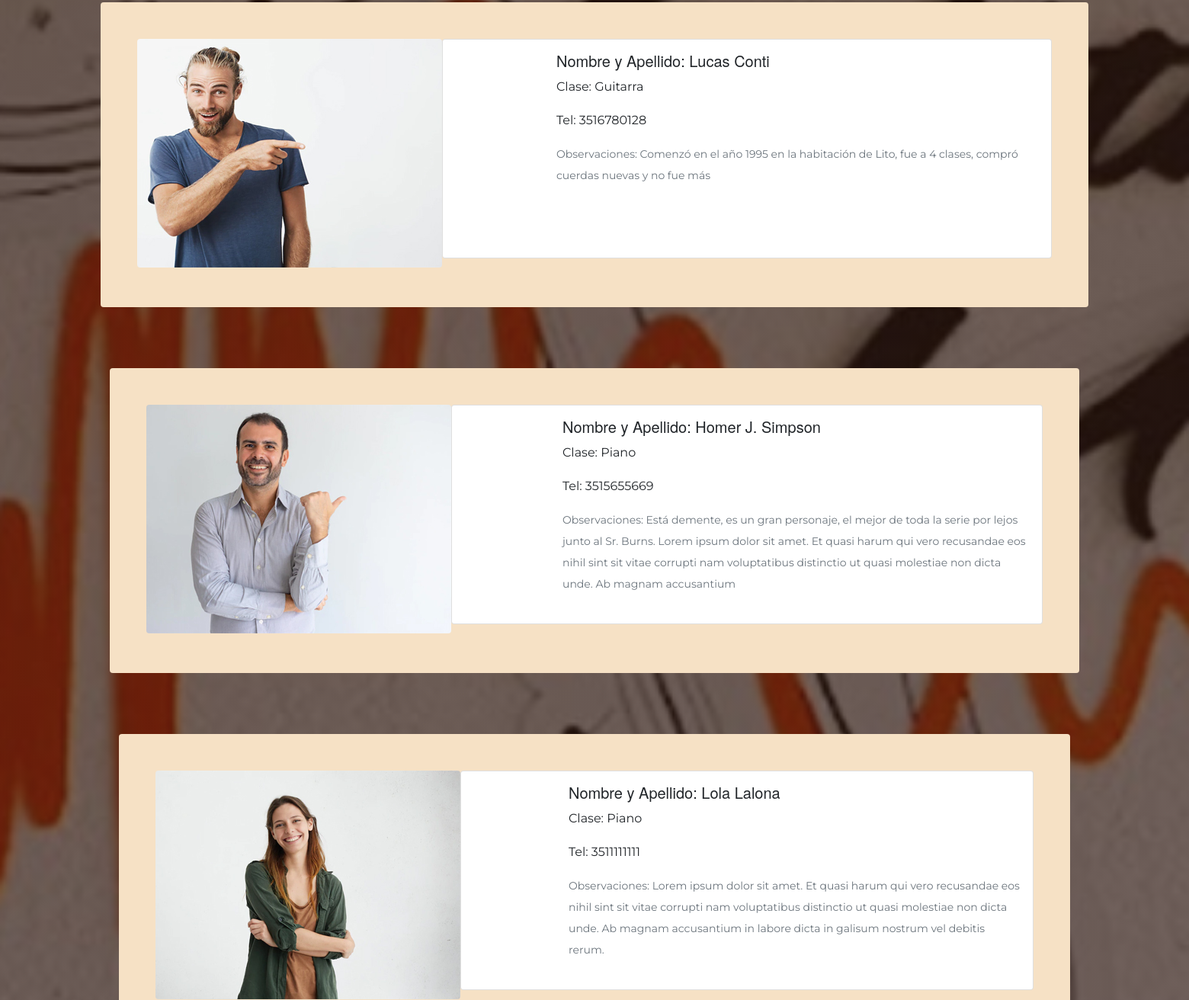
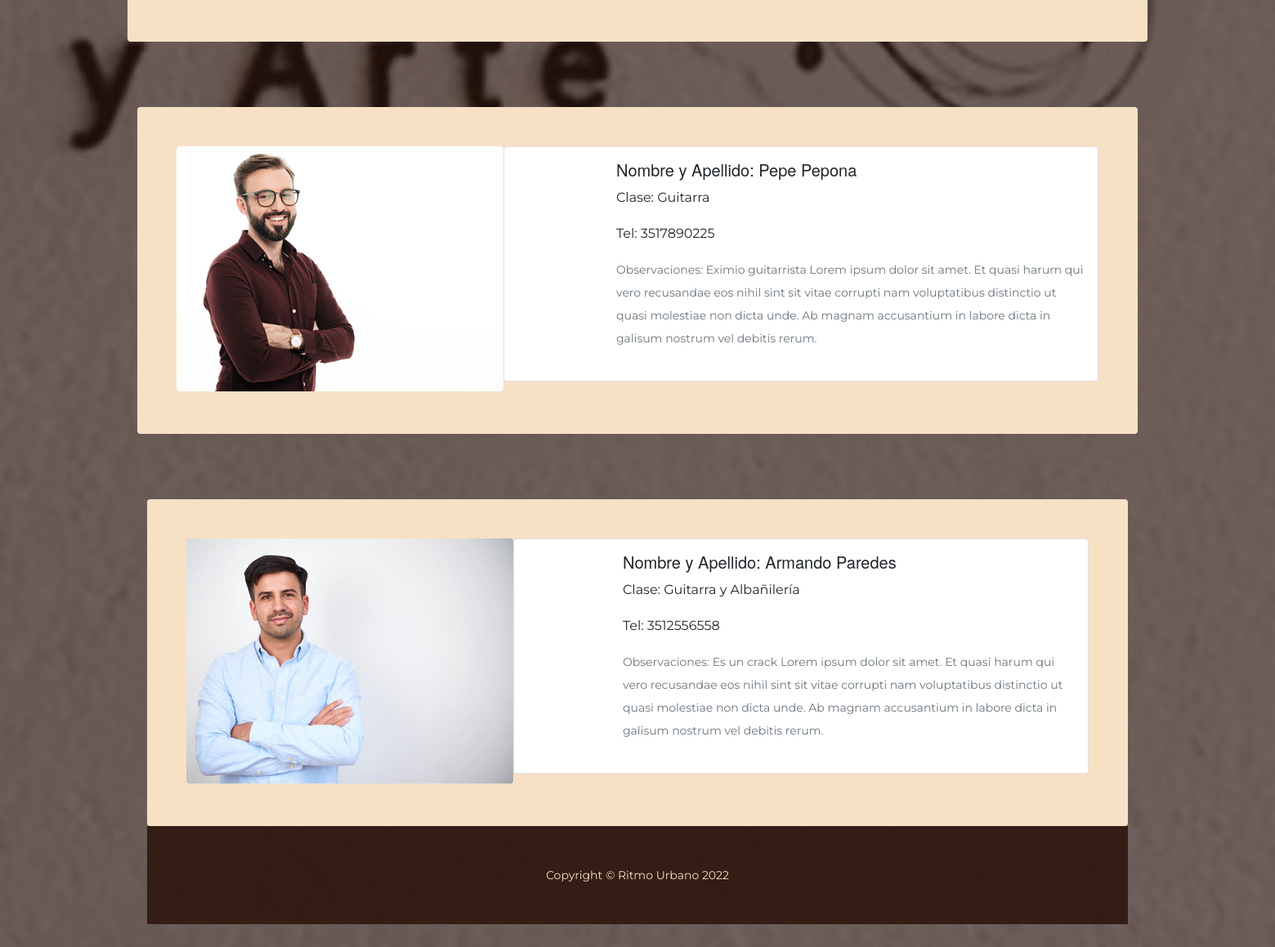
/alumno (lower part), run on an earlier commit of the app's database (2 pictures, top to bottom).
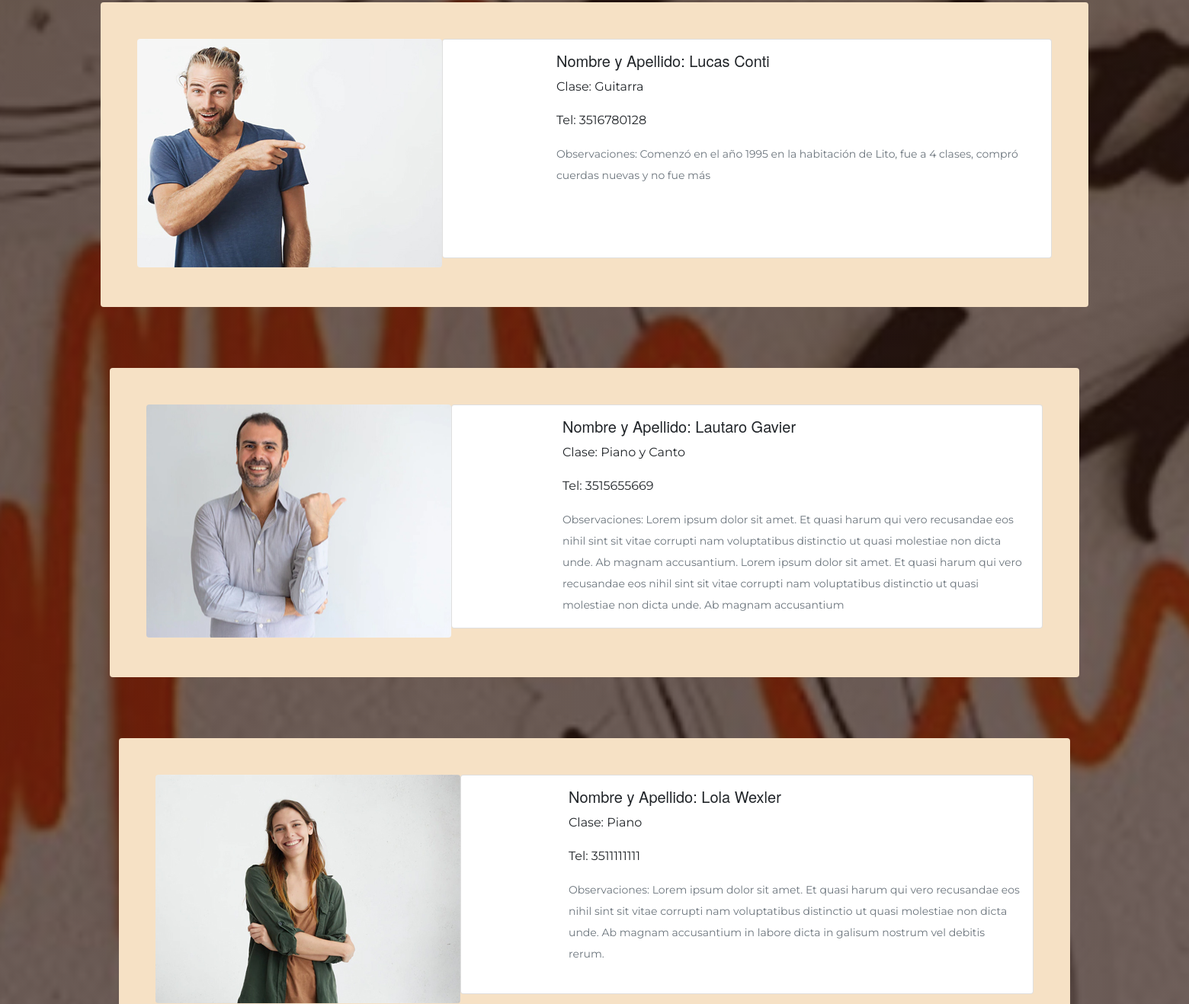
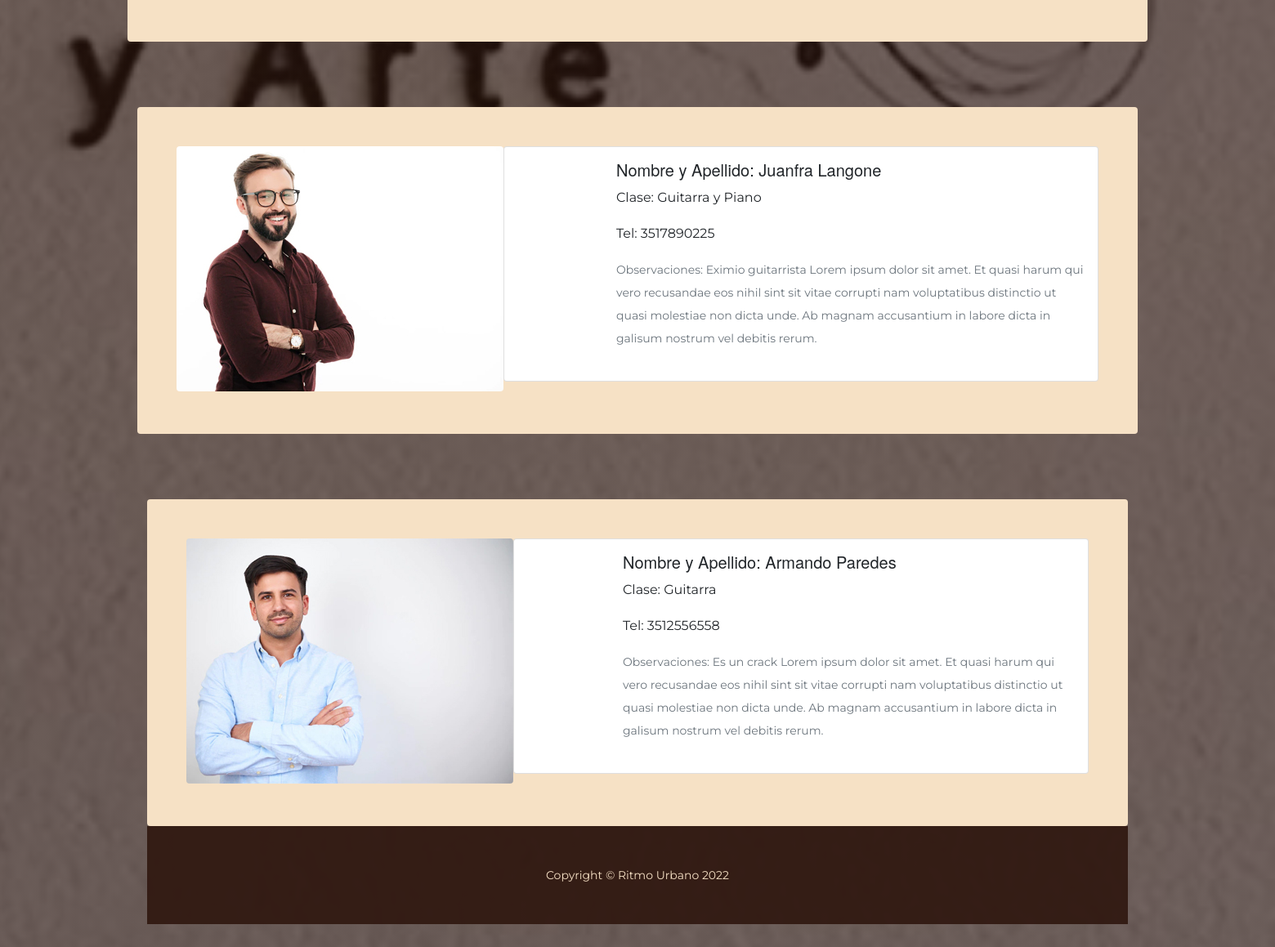
And on a later commit of the database (2 pictures, top to bottom).
### AppRitmoUrbano/models.py (models this page shows, shortened)
class Alumno(models.Model):
    imagen = models.ImageField(upload_to='media/alumnos', null=True, blank = True)
    nombre = models.CharField(max_length=40)
    apellido = models.CharField(max_length=40)
    curso = models.CharField(max_length=40)
    email = models.EmailField
    telefono = models.IntegerField()
    observaciones = models.TextField()

### AppRitmoUrbano/views.py (the view)
# urls.py: path('alumno',views.leerAlumno, name="LeerAlumno"),
def leerAlumno(request):
    alumno = Alumno.objects.all()
    contexto= {"alumno":alumno}
    return render(request, "AppRitmoUrbano/leeralumno.html", contexto)

### AppRitmoUrbano/templates/AppRitmoUrbano/leeralumno.html (shortened to what this page needs)
{% extends "AppRitmoUrbano/index.html" %}
{% load static %}
{% block contenidoQueCambia %}
<br>
    <br><br>
    {% for p in alumno %}
    <section class="page-section">
        <div class="container">
            <div class="product-item">
                <div class="product-item-title d-flex">
                            <div class="bg-faded p-5 d-flex ms-auto rounded">
                            <img src="{{p.imagen.url}}" class="product-item-img mx-auto d-flex rounded img-fluid mb-4 mb-lg-1" alt="...">
            <div class="card mb-3">
                <div class="row g-0">
                  <div class="col-md-2">
                  </div>
                  <div class="col-md-10">
                    <div class="card-body">
                      <h5 class="card-title" style= "font-family: montserrat semibold, helvetica neue, open sans, source sans pro">Nombre y Apellido: {{p.nombre}} {{p.apellido}}</h5>
                      <p class="card-text" style= "font-family: montserrat, helvetica neue, open sans, source sans pro">Clase: {{p.curso}}</p>
                      <p class="card-text" style= "font-family: montserrat, helvetica neue, open sans, source sans pro">Tel: {{p.telefono}}</p>
                      <p class="card-text" style= "font-family: montserrat, helvetica neue, open sans, source sans pro"><small class="text-muted">Observaciones: {{p.observaciones}}</small></p>
                    </div>
                  </div>
                </div>
            </div>
        </div>
            </div>
    <br>
    <br>
    {% endfor %}
{% endblock %}

### AppRitmoUrbano/templates/AppRitmoUrbano/index.html (shortened to what this page needs)
<!DOCTYPE html>
<html lang="en">
    <head>
        {% load static %}
        <link href="{%static 'AppRitmoUrbano/css/styles.css' %}" rel="stylesheet" />
    </head>
    <body>
        {% block contenidoQueCambia %}{% endblock %}
        <footer class="footer text-faded text-center py-5">
            <div class="container"><p class="m-0 small" style= "font-family: montserrat, helvetica neue, open sans, source sans pro">Copyright &copy; Ritmo Urbano 2022</p></div>
        </footer>
    </body>
</html>

What changed in the data, as far as the page shows it:
changed Alumno: nombre "Homer J." → "Lautaro"; apellido "Simpson" → "Gavier"; curso "Piano" → "Piano y Canto"; observaciones "Está demente, es un gran personaje, el mejor de toda la serie por lejos junto al Sr. Burns. Lorem ipsum dolor sit…" → "Lorem ipsum dolor sit amet. Et quasi harum qui vero recusandae eos nihil sint sit vitae corrupti nam voluptatibus distinctio ut quasi molestiae non dicta unde. Ab magnam accusantium. Lorem ipsum dolor sit…"
changed Alumno "Lola": apellido "Lalona" → "Wexler"
changed Alumno: nombre "Pepe" → "Juanfra"; apellido "Pepona" → "Langone"; curso "Guitarra" → "Guitarra y Piano"
changed Alumno "Armando": curso "Guitarra y Albañilería" → "Guitarra"
